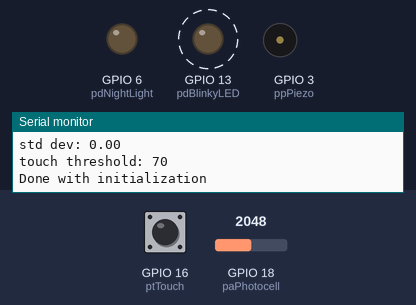
This sketch was run on a simulated ESP32-S3. On the bench: output pins drawn as LEDs (lit = HIGH), buzzer (waves = sounding), the last lines printed to the serial monitor. Dashed ring = blinking. The inputs (shaded band) are chosen by the test bench; at power-on: GPIO 18 (paPhotocell) = 2048, GPIO 16 (ptTouch) HIGH.

Above: at 4.2 s.
4.3 s: GPIO 18 (paPhotocell) set to 107
6.0 s: GPIO 18 (paPhotocell) set to 89
At 7.7 s:
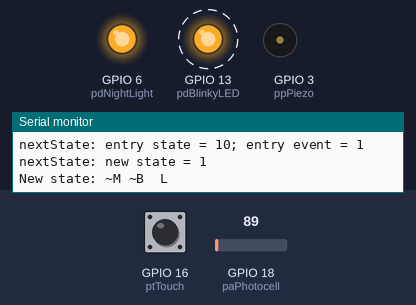
9.0 s: GPIO 18 (paPhotocell) set to 491
At 9.51 s:
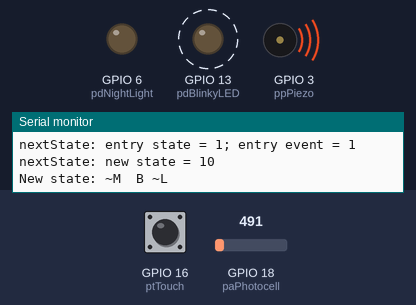
12.0 s: GPIO 18 (paPhotocell) set to 0
At 12.38 s:
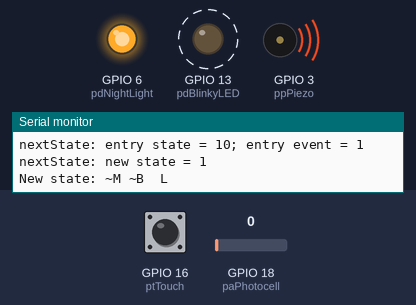
15.0 s: GPIO 18 (paPhotocell) set to 1228
At 16.9 s:
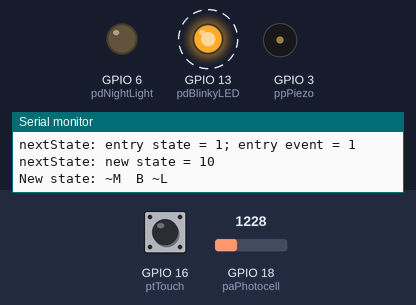
Timing chart, 0 to 19.0 s (numbered marks = the images above; inputs shaded):
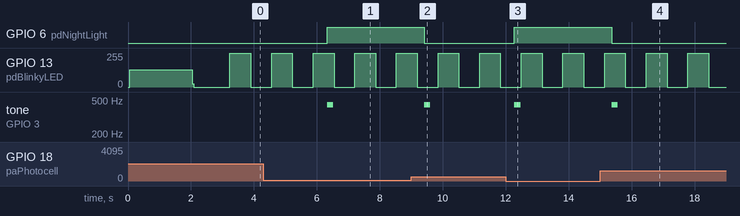

The sketch:

manual_override_state_better.ino
```cpp
/*
  manual_override_state.ino
  Demonstration of simplified state machine with two inputs:
    a photocell and a touch sensor
  The photocell controls the state of a night light, unless manually overridden
  by a touch to the touch sensor. A second touch rescinds the override.

  The problem as we approached it in class offers an incorrect solution.
  Specifically, if we represent each state with three characters, one each for
  override, room, and LED, with
    override: 0 off, 1 on
    room: 0 dark, 1 lit
    LED: 0 off, 1 on
  we have the following state transition chart:

        000   <--T-->   101 <-
         v                     \
      > 001   <--T-->   100 <\  |
     /                        R R
    R   011   <--T-->   110 </  |
     \   v                     /
      > 010   <--T-->   111 <-

  Illustrating that a touch on the manual override moves back or forth between
  the left and right columns, that state 000 immediately transitions to 001,
  011 similarly transistions to 010, and that a change in the room lighting
  moves between 001 and 010, or between 110 and 111 or between 101 and 111.

  The states that don't persist, namely 000 and 011, could be safely removed.

  This is the state transistion picture I was trying to create. However, there is
  some desired behavior that cannot be achieved with the set of events that are
  listed -- namely a desired transition between 101 and 100 or between 110 and 111
  -- which is translated as "we're in manual override, and wish to turn the LED on
  or off.

  Wah.

  Imposing the additional rule that T will not cause entry into the nonpersistent
  states 000 and 011 would help by using T to transistion from 101 to 100 or from 110 to 111,
  but not the other way 'round.

  We need to add one more event type to allow for the required additional transisitons:
  perhaps a near pass but not a touch to the touch sensor, or perhaps ( more difficult to
  code ) a double-touch on the touch sensor.

  If we encode a partial touch as "P", we could have the following state transistion
  diagram, which would solve the problem completely:

         000   <--T-->   101 <-
          v               ^     \
          v               P     |
          v               v     |
      -> 001   <--T-->   100    |
    /                     ^     |
    |                     R     R
    |                     v     |
    R    011   <--T-->   110    |
    |     v               ^     |
    |     v               P     |
    \     v               v     /
      -> 010   <--T-->   111 <-

  Having now defined the states, the events, and the actions to be taken
  for each event and state, we can now code the states and transitions.

  This program will illustrate one possible instantiation.

*/

#define BAUDRATE 115200

#define ptTouch                  16
#define pdNightLight              6
#define pdBlinkyLED              13
#define paPhotocell              18
#define ppPiezo                   3

#define light_threshold         150
#define light_hysteresis         50
#define full_touch_threshold   1500

float mean, variance, stdev;
int touch_threshold;

int state;
#define manual_override ( ( state >> 2 ) & 0b001 )
#define room_is_bright  ( ( state >> 1 ) & 0b001 )
#define LED             ( ( state >> 0 ) & 0b001 )


// <><><><><><><><><><><><><><><><><><><><><><><><><><><><><><><><><><><><>
// ><><><><><><><><><><><><><><><><><><><><><><><><><><><><><><><><><><><><
// <><><><><><><><><><><><><><><><><><><><><><><><><><><><><><><><><><><><>


void setup () {

  pinMode ( pdBlinkyLED, OUTPUT );
  pinMode ( pdNightLight, OUTPUT );

  Serial.begin ( BAUDRATE );
  while ( !Serial && ( millis() < 5000 ) ) {
    digitalWrite ( pdBlinkyLED, 1 - digitalRead ( pdBlinkyLED ) );
    delay ( 100 );
  }

  Serial.println ( "manual_override_state v1.2.0 2015-03-06" );

  const int nLoops = 1000;
  unsigned long sum = 0, sum2 = 0;
  for ( int i = 0; i < nLoops; i++ ) {
    int v = touchRead ( ptTouch );
    sum += v;
    sum2 += v * v;
    digitalWrite ( pdBlinkyLED, ! digitalRead ( pdBlinkyLED ) );
    delay ( 2 );
  }

  mean = sum / nLoops;
  variance = sum2 / nLoops - mean * mean;
  stdev = sqrt ( variance );

  touch_threshold = int ( mean + 2 * stdev );
  Serial.print ( "mean: " ); Serial.println ( mean );
  Serial.print ( "variance: " ); Serial.println ( variance );
  Serial.print ( "std dev: " ); Serial.println ( stdev );
  Serial.print ( "touch threshold: " ); Serial.println ( touch_threshold );

  // set initial state according to the light level in the room
  state = ( analogRead ( paPhotocell ) < light_threshold ) ? 0b001 : 0b010;

  Serial.println (); Serial.println ( "Done with initialization" );
  delay ( 1000 );

}

// <><><><><><><><><><><><><><><><><><><><><><><><><><><><><><><><><><><><>
// ><><><><><><><><><><><><><><><><><><><><><><><><><><><><><><><><><><><><
// <><><><><><><><><><><><><><><><><><><><><><><><><><><><><><><><><><><><>


// <><><><><><><><><><><><><><><><><><><><><><><><><><><><><><><><><><><><>

void loop () {
  static int event_R = 0, event_P = 0, event_T = 0, counts, n;
  static unsigned long lastBlinkAt_ms = 0L;
  static unsigned int blinkInterval_ms = 1000UL;

  // begin by determining what event(s) have occurred

  event_R = 0;
  event_P = 0;
  event_T = 0;

  // room lighting
  counts = analogRead ( paPhotocell );
  // Serial.print ( "photocell: " ); Serial.println ( counts ); delay ( 10 );
  if (  (     room_is_bright   && ( counts < light_threshold - light_hysteresis ) )
     || ( ( ! room_is_bright ) && ( counts > light_threshold + light_hysteresis ) ) ) {
    // light transition has occurred
    event_R = 1;
    Serial.print ( "room light transition: counts = " ); Serial.println ( counts );
  }

  // touching
  // touch will go up as finger approaches sensor;
  // keep reading until counts stops increasing
  counts = 0;
  n = 0;
  while ( n < 10 ) {
    int maxCounts = touchRead ( ptTouch );
    if ( maxCounts > counts ) {
      // keep looking
      counts = maxCounts;
      n = 0;
    } else {
      n++;
    }
    delay ( 20 );
  }
  // Serial.print ( "touch: " ); Serial.println ( counts ); delay ( 10 );
  if ( counts > full_touch_threshold ) {
    // full touch has occurred
    event_T = 1;
    Serial.println ( "full touch" );
    // wait for the person to let go
    // won't pass through until 10 readings in a row less than the threshold
    int n = 0;
    while ( n < 10 ) {
      if ( touchRead ( ptTouch ) < touch_threshold ) {
        n++;
      } else {
        n = 0;
      }
      delay ( 20 );
    }
  } else if ( counts > touch_threshold ) {
    // partial touch has occurred
    event_P = 1;
    Serial.println ( "partial touch" );
    // wait for the person to let go
    // won't pass through until 10 readings in a row less than the threshold
    int n = 0;
    while ( n < 10 ) {
      if ( touchRead ( ptTouch ) < touch_threshold ) {
        n++;
      } else {
        n = 0;
      }
      delay ( 20 );
    }
  }

  // now do transitions as required

  int event = event_T * 4 + event_P * 2 + event_R;
  if ( event ) {
    state = nextState ( state, event_T * 4 + event_P * 2 + event_R );

    tone ( ppPiezo, 440, 200 );
    Serial.print ( "New state: " );
    Serial.print ( manual_override ? " M " : "~M " );
    Serial.print ( room_is_bright  ? " B " : "~B " );
    Serial.print ( LED             ? " L " : "~L " );
    Serial.println ();
  }

  digitalWrite ( pdNightLight, LED );

  blinkInterval_ms = manual_override ? 200UL : 500UL;

  if ( ( millis() - lastBlinkAt_ms ) > blinkInterval_ms ) {
    digitalWrite ( pdBlinkyLED, ! digitalRead ( pdBlinkyLED ) );
    lastBlinkAt_ms = millis();
  }

}

// <><><><><><><><><><><><><><><><><><><><><><><><><><><><><><><><><><><><>
// ><><><><><><><><><><><><><><><><><><><><><><><><><><><><><><><><><><><><
// <><><><><><><><><><><><><><><><><><><><><><><><><><><><><><><><><><><><>

int nextState ( int currentState, int event ) {
  /*
    state is represented as a 3-bit binary number, where the first (fours) bit
    is 1 if we are in manual-override mode, 0 otherwise; the second (twos) bit is
    0 if the room is dark, 1 if it is brightly lit; the third (ones) bit is 0 if
    the LED is off and 1 if it is on.

    event is a three-bit binary number whose first (fours) bit is 1 if a
    full touch event has occurred, 0 otherwise; second (twos) bit is 1 if a
    partial-touch event has occurred, 0 otherwise; and third (ones) bit is 1 if
    the room has changed its lighting level, 0 otherwise.
  */

  int newState;

  #define full_touch         ( ( event >> 2 ) & 0b001 )
  #define partial_touch      ( ( event >> 1 ) & 0b001 )
  #define room_light_change  ( ( event >> 0 ) & 0b001 )

  Serial.print ( "nextState: entry state = " ); Serial.print ( currentState, BIN );
  Serial.print ( "; entry event = " ); Serial.println ( event, BIN );

  newState = currentState;

  switch ( currentState ) {
    case 0b000:
      newState = 0b001;
      break;
    case 0b001:
      if ( full_touch ) {
        newState = 0b101;
      } else if ( room_light_change ) {
        newState = 0b010;
      }
      break;
    case 0b010:
      if ( full_touch ) {
        newState = 0b111;
      } else if ( room_light_change ) {
        newState = 0b001;
      }
      break;
    case 0b011:
      newState = 0b010;
      break;
    case 0b100:
      if ( full_touch ) {
        newState = 0b001;
      } else if ( partial_touch ) {
        newState = 0b101;
      } else if ( room_light_change ) {
        newState = 0b110;
      }
      break;
    case 0b101:
      if ( full_touch ) {
        newState = 0b001;
      } else if ( partial_touch ) {
        newState = 0b100;
      } else if ( room_light_change ) {
        newState = 0b111;
      }
      break;
    case 0b110:
      if ( full_touch ) {
        newState = 0b010;
      } else if ( partial_touch ) {
        newState = 0b111;
      } else if ( room_light_change ) {
        newState = 0b100;
      }
      break;
    case 0b111:
      if ( full_touch ) {
        newState = 0b010;
      } else if ( partial_touch ) {
        newState = 0b110;
      } else if ( room_light_change ) {
        newState = 0b101;
      }
      break;
  }

  Serial.print ( "nextState: new state = " ); Serial.println ( newState, BIN );

  return ( newState );
}
```

Measured:
- the behaviour switches between 100 and 99 on GPIO 18 (paPhotocell) (found by bisection; images 0 and 1)
- after the input at 6.0 s, GPIO 6 (pdNightLight): LOW → HIGH after 0.33 s; tone on GPIO 3 (ppPiezo): silent → 440 Hz after 0.32 s, → silent 0.20 s later
- after the input at 9.0 s, GPIO 6 (pdNightLight): HIGH → LOW after 0.41 s; tone on GPIO 3 (ppPiezo): silent → 440 Hz after 0.41 s, → silent 0.20 s later
- after the input at 12.0 s, GPIO 6 (pdNightLight): LOW → HIGH after 0.28 s; tone on GPIO 3 (ppPiezo): silent → 440 Hz after 0.28 s, → silent 0.20 s later
- after the input at 15.0 s, GPIO 6 (pdNightLight): HIGH → LOW after 0.36 s; tone on GPIO 3 (ppPiezo): silent → 440 Hz after 0.36 s, → silent 0.20 s later
- by itself, GPIO 13 (pdBlinkyLED): alternates 255/255 for 0.66 s and 0/255 for 0.66 s
